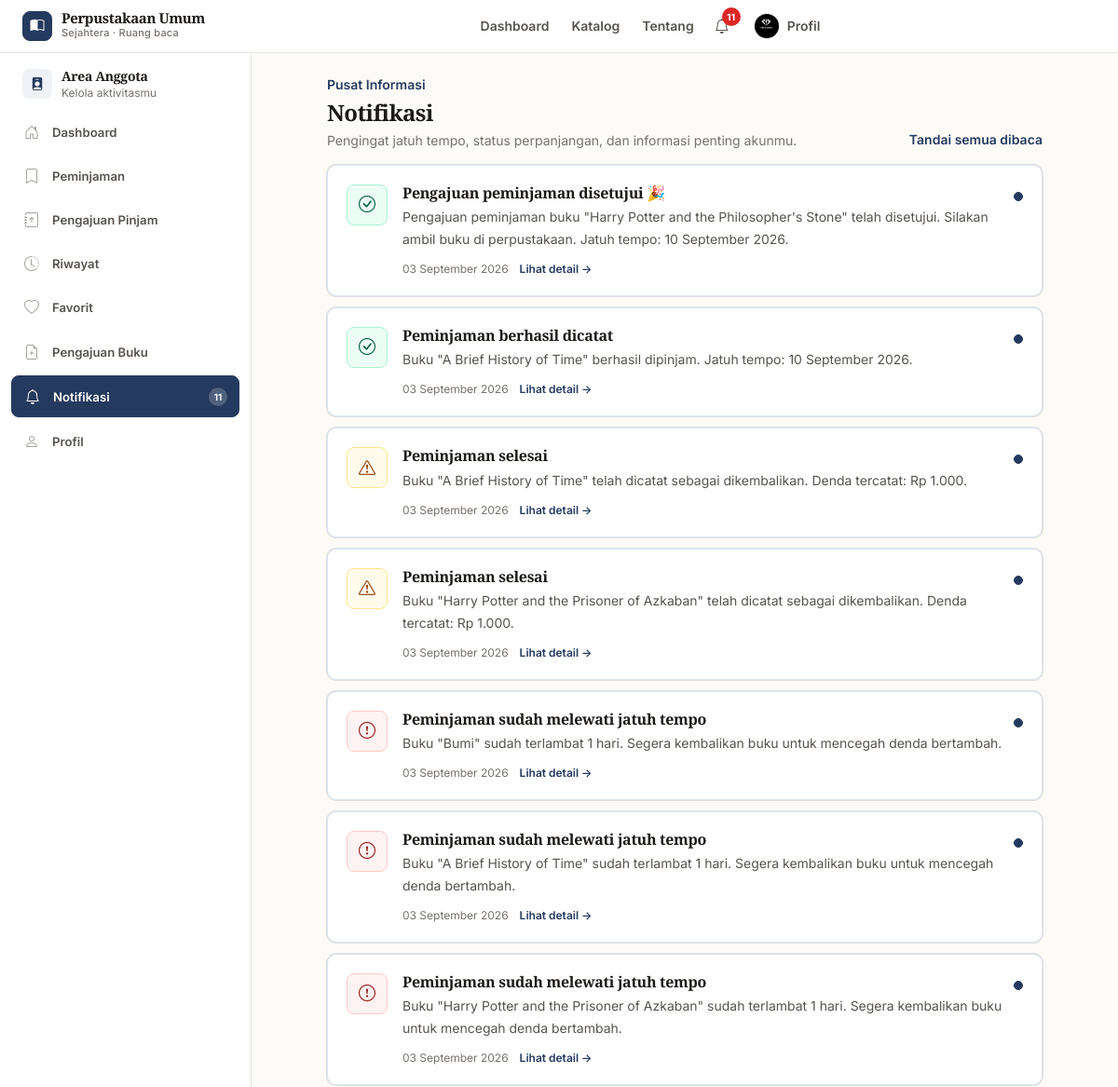
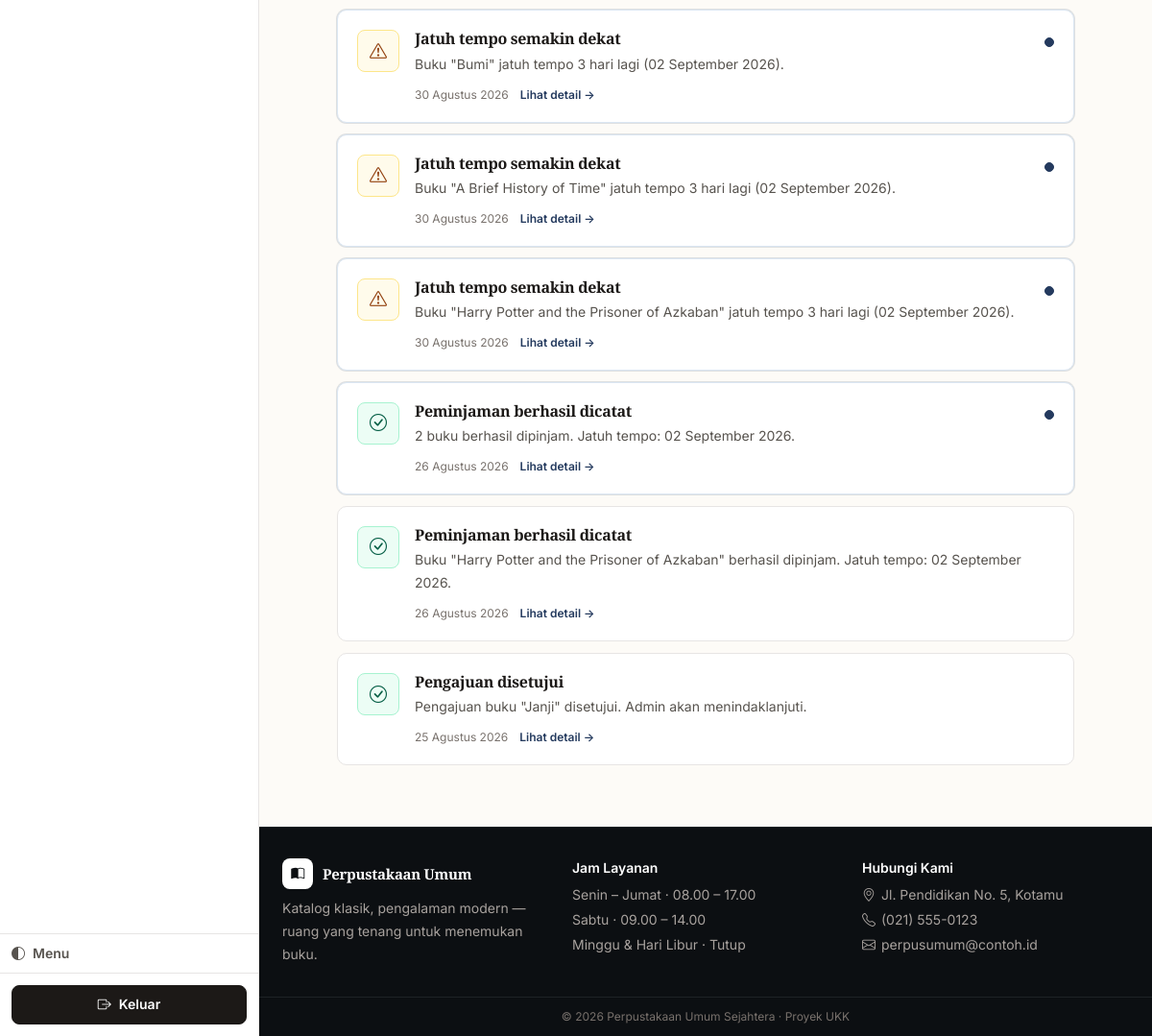
The app's page /anggota/notifikasi.php (signed in) with its own data (2 pictures, top to bottom).
### tables this page shows
CREATE TABLE `notifikasi` (
  `id_notifikasi` int NOT NULL,
  `id_anggota` int NOT NULL,
  `judul` varchar(150) NOT NULL,
  `pesan` varchar(500) NOT NULL,
  `tipe` enum('info','success','warning','danger') NOT NULL DEFAULT 'info',
  `link` varchar(255) DEFAULT NULL,
  `kunci_unik` varchar(180) DEFAULT NULL,
  `dibaca` tinyint(1) NOT NULL DEFAULT '0',
  `created_at` timestamp NOT NULL DEFAULT CURRENT_TIMESTAMP
);

### includes/functions.php (called while the page is built, shortened)
<?php
function e($string) {
    return htmlspecialchars($string ?? '', ENT_QUOTES, 'UTF-8');
}
function format_tanggal($tanggal) {
    $bulan = [
        1 => 'Januari', 'Februari', 'Maret', 'April', 'Mei', 'Juni',
        'Juli', 'Agustus', 'September', 'Oktober', 'November', 'Desember'
    ];
    $ts = strtotime($tanggal);
    return date('d', $ts) . ' ' . $bulan[(int)date('n', $ts)] . ' ' . date('Y', $ts);
}

### anggota/notifikasi.php (the view, shortened to what this page needs)
<?php
require_once __DIR__ . '/../config/bootstrap.php';
$id_anggota = (int)$_SESSION['id_anggota'];
$stmt = $pdo->prepare("SELECT * FROM notifikasi WHERE id_anggota = :id ORDER BY created_at DESC, id_notifikasi DESC");
$stmt->execute([':id' => $id_anggota]);
$notifikasi = $stmt->fetchAll();
require_once __DIR__ . '/../includes/header.php';
$warna = [
    'info' => ['bg'=>'bg-blue-50','text'=>'text-blue-600','icon'=>'bi-info-circle'],
    'success' => ['bg'=>'bg-emerald-50','text'=>'text-emerald-600','icon'=>'bi-check-circle'],
    'warning' => ['bg'=>'bg-amber-50','text'=>'text-amber-600','icon'=>'bi-exclamation-triangle'],
    'danger' => ['bg'=>'bg-red-50','text'=>'text-red-600','icon'=>'bi-exclamation-circle'],
];
?>
<div class="max-w-3xl mx-auto">
  <div class="flex items-end justify-between gap-3 mb-6">
    <div>
      <p class="text-sm font-semibold mb-1" style="color: var(--accent)">Pusat Informasi</p>
      <h1 class="text-2xl font-bold tracking-tight" style="color: var(--text)">Notifikasi</h1>
      <p class="text-sm mt-1" style="color: var(--text-faint)">Pengingat jatuh tempo, status perpanjangan, dan informasi penting akunmu.</p>
    </div>
    <?php if (!empty($notifikasi)): ?>
      <form method="post">
      <?= csrf_field() ?><button name="tandai_semua" value="1" class="text-sm font-semibold text-brand-600 hover:text-brand-700">Tandai semua dibaca</button></form>
    <?php endif; ?>
  </div>
  <?php if (empty($notifikasi)): ?>
    <div class="border rounded-2xl p-10 text-center" style="background: var(--surface); border-color: var(--border)">
      <div class="w-14 h-14 mx-auto rounded-xl flex items-center justify-center" style="background: var(--surface-2); color: var(--text-faint); border:1px solid var(--border)"><i class="bi bi-bell-slash text-2xl"></i></div>
      <h2 class="mt-4 font-bold" style="color: var(--text)">Belum ada notifikasi</h2>
      <p class="mt-1 text-sm" style="color: var(--text-faint)">Kami akan memberi tahu kamu jika ada pengingat atau perubahan status.</p>
    </div>
  <?php else: ?>
    <div class="space-y-3">
      <?php foreach ($notifikasi as $n): $v = $warna[$n['tipe']] ?? $warna['info']; ?>
        <div class="border rounded-2xl p-4 sm:p-5" style="background: var(--surface); border-color: <?= $n['dibaca'] ? 'var(--border)' : 'var(--accent-soft-2)' ?>; <?= !$n['dibaca'] ? 'box-shadow: 0 0 0 1px var(--accent-ring);' : '' ?>">
          <div class="flex gap-4">
            <div class="w-11 h-11 shrink-0 rounded-xl <?= $v['bg'] ?> <?= $v['text'] ?> flex items-center justify-center"><i class="bi <?= $v['icon'] ?> text-lg"></i></div>
            <div class="min-w-0 flex-1">
              <div class="flex items-start justify-between gap-3">
                <div>
                  <h2 class="font-bold" style="color: var(--text)"><?= e($n['judul']) ?></h2>
                  <p class="text-sm leading-6 mt-1" style="color: var(--text-muted)"><?= e($n['pesan']) ?></p>
                </div>
                <?php if (!$n['dibaca']): ?><span class="w-2.5 h-2.5 shrink-0 rounded-full bg-brand-600 mt-2" title="Belum dibaca"></span><?php endif; ?>
              </div>
              <div class="mt-3 flex items-center gap-3 text-xs" style="color: var(--text-faint)">
                <span><?= format_tanggal(date('Y-m-d', strtotime($n['created_at']))) ?></span>
                <?php if ($n['link']): ?>
                  <form method="post" class="inline">
      <?= csrf_field() ?><input type="hidden" name="id_notifikasi" value="<?= (int)$n['id_notifikasi'] ?>"><button class="font-semibold text-brand-600 hover:text-brand-700">Lihat detail →</button></form>
                <?php endif; ?>
              </div>
            </div>
          </div>
        </div>
      <?php endforeach; ?>
    </div>
  <?php endif; ?>
</div>
<?php require_once __DIR__ . '/../includes/footer.php'; ?>

### assets/css/app.css (style rules this page uses)
:root { color-scheme: light; --paper: #fdfbf7; --paper-2: #f7f2eb; --surface: #ffffff; --surface-2: #faf8f5; --surface-hover: #f5f1ea; --border: #e7e5e4; --border-strong: #d6d3d1; --border-faint: #f5f5f4; --text: #1c1917; --text-muted: #57534e; --text-faint: #78716c; --text-faint-2: #a8a29e; --accent: #243a5e; --accent-hover: #1a2c4a; --accent-soft: #eef2f7; --accent-soft-2: #dbe6f2; --accent-ring: rgba(36,58,94,.14); --accent-text: #243a5e; --radius-sm: 6px; --radius: 8px; --radius-md: 10px; --radius-lg: 12px; --radius-xl: 14px; --shadow-xs: 0 1px 2px rgba(16,24,40,.05); --shadow-sm: 0 1px 3px rgba(16,24,40,.06); --shadow: 0 2px 8px rgba(16,24,40,.06); --font-body: Inter, ui-sans-serif, system-ui, -apple-system, "Segoe UI", sans-serif; --font-display: "EB Garamond", "Source Serif 4", Georgia, "Times New Roman", serif; --transition: 160ms ease; --transition-fast: 120ms ease; --badge-amber-bg: #fffbeb; --badge-amber-border: #fde68a; --badge-amber-text: #92400e; --badge-red-bg: #fef2f2; --badge-red-border: #fecaca; --badge-red-text: #991b1b; --badge-emerald-bg: #ecfdf5; --badge-emerald-border: #a7f3d0; --badge-emerald-text: #065f46; --badge-slate-bg: #f8fafc; --badge-slate-border: var(--border); --badge-slate-text: var(--text-faint); }
html { scroll-behavior: smooth; }
body { font-family: var(--font-body); background: var(--paper); color: var(--text); -webkit-font-smoothing: antialiased; text-rendering: optimizeLegibility; line-height: 1.65; }
h1, h2, h3, .font-display, .hero-title { font-family: var(--font-display); letter-spacing: -0.02em; line-height: 1.2; color: var(--text); }
h1 { font-weight: 700; }
h2 { font-weight: 600; }
@media (prefers-reduced-motion: no-preference) { * { scroll-behavior: auto; } }
a.bg-brand-600, button.bg-brand-600, .bg-brand-600 { background: var(--accent) !important; color: #fff !important; border: 1px solid var(--accent) !important; border-radius: var(--radius) !important; box-shadow: none !important; font-weight: 600 !important; font-size: 0.875rem !important; transition: background var(--transition-fast), border-color var(--transition-fast), color var(--transition-fast) !important; transform: none !important; }
.rounded-xl { border-radius: var(--radius) !important; }
.rounded-2xl { border-radius: var(--radius-md) !important; }
input, select, textarea, button { max-width: 100%; }
.bg-red-50, [class*="bg-red-50"] { background: #fef2f2 !important; border: 1px solid #fecaca !important; color: #991b1b !important; }
.bg-amber-50, [class*="bg-amber-50"] { background: #fffbeb !important; border: 1px solid #fde68a !important; color: #92400e !important; }
.bg-emerald-50, [class*="bg-emerald-50"] { background: #ecfdf5 !important; border: 1px solid #a7f3d0 !important; color: #065f46 !important; }
.text-brand-600, .text-brand-700 { color: var(--accent-text) !important; }
body { animation: none !important; }
main > * { animation: none !important; }
.mb-6 { margin-bottom: 1rem !important; }

### records on screen
notifikasi: judul "Pengajuan peminjaman disetujui 🎉", pesan "Pengajuan peminjaman buku \"Harry Potter and the Philosopher's Stone\" telah disetujui. Silakan ambil buku di perpustakaan. Jatuh tempo: 10 September 2026.", dibaca 0 (drawn), created_at "03 September 2026"
notifikasi: judul "Peminjaman berhasil dicatat", pesan "Buku \"A Brief History of Time\" berhasil dipinjam. Jatuh tempo: 10 September 2026.", dibaca 0 (drawn), created_at "03 September 2026"
notifikasi: judul "Peminjaman selesai", pesan "Buku \"A Brief History of Time\" telah dicatat sebagai dikembalikan. Denda tercatat: Rp 1.000.", dibaca 0 (drawn), created_at "03 September 2026"
notifikasi: judul "Peminjaman selesai", pesan "Buku \"Harry Potter and the Prisoner of Azkaban\" telah dicatat sebagai dikembalikan. Denda tercatat: Rp 1.000.", dibaca 0 (drawn), created_at "03 September 2026"
notifikasi: judul "Peminjaman sudah melewati jatuh tempo", pesan "Buku \"Bumi\" sudah terlambat 1 hari. Segera kembalikan buku untuk mencegah denda bertambah.", dibaca 0 (drawn), created_at "03 September 2026"
notifikasi: judul "Peminjaman sudah melewati jatuh tempo", pesan "Buku \"A Brief History of Time\" sudah terlambat 1 hari. Segera kembalikan buku untuk mencegah denda bertambah.", dibaca 0 (drawn), created_at "03 September 2026"
notifikasi: judul "Peminjaman sudah melewati jatuh tempo", pesan "Buku \"Harry Potter and the Prisoner of Azkaban\" sudah terlambat 1 hari. Segera kembalikan buku untuk mencegah denda bertambah.", dibaca 0 (drawn), created_at "03 September 2026"
notifikasi: judul "Jatuh tempo semakin dekat", pesan "Buku \"Bumi\" jatuh tempo 3 hari lagi (02 September 2026).", dibaca 0 (drawn), created_at "30 Agustus 2026"
notifikasi: judul "Jatuh tempo semakin dekat", pesan "Buku \"A Brief History of Time\" jatuh tempo 3 hari lagi (02 September 2026).", dibaca 0 (drawn), created_at "30 Agustus 2026"
notifikasi: judul "Jatuh tempo semakin dekat", pesan "Buku \"Harry Potter and the Prisoner of Azkaban\" jatuh tempo 3 hari lagi (02 September 2026).", dibaca 0 (drawn), created_at "30 Agustus 2026"
notifikasi: judul "Peminjaman berhasil dicatat", pesan "2 buku berhasil dipinjam. Jatuh tempo: 02 September 2026.", dibaca 0 (drawn), created_at "26 Agustus 2026"
notifikasi: judul "Peminjaman berhasil dicatat", pesan "Buku \"Harry Potter and the Prisoner of Azkaban\" berhasil dipinjam. Jatuh tempo: 02 September 2026.", created_at "26 Agustus 2026"
notifikasi: judul "Pengajuan disetujui", pesan "Pengajuan buku \"Janji\" disetujui. Admin akan menindaklanjuti.", created_at "25 Agustus 2026"

### other values on screen
$jumlah_notifikasi "11"
$item['label'] "Dashboard"
$item['label'] "Peminjaman"
$item['label'] "Pengajuan Pinjam"
$item['label'] "Riwayat"
$item['label'] "Favorit"
$item['label'] "Pengajuan Buku"
$item['label'] "Notifikasi"
$item['label'] "Profil"
